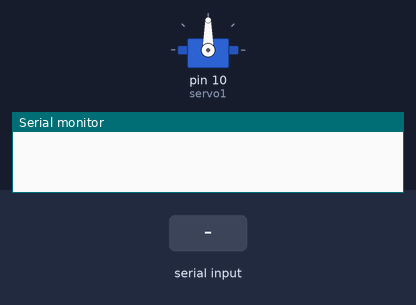
The sketch below on a simulated Arduino Uno, built with avr-gcc and run on an emulated ATmega328P. Parts: servo, the last lines printed to the serial monitor. The inputs (shaded band) are chosen by the test bench.

Above: at 1.2 s.
1.3 s: "1" received over the second serial link
At 2.4 s:
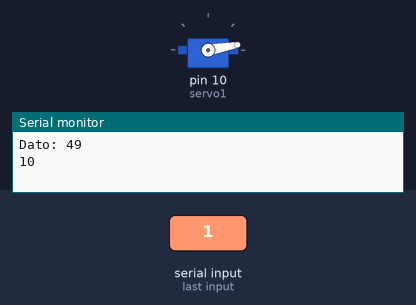
2.8 s: "1" received over the second serial link
At 3.5 s:
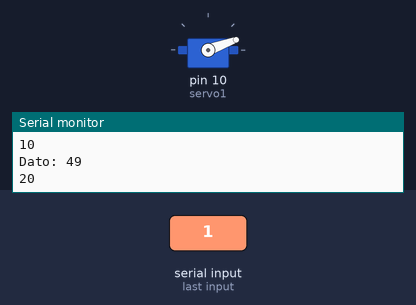
4.3 s: "2" received over the second serial link
At 5.3 s:
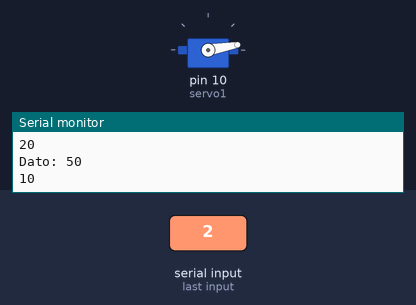
Timing chart, 0 to 7.3 s (numbered marks = the images above; inputs shaded):
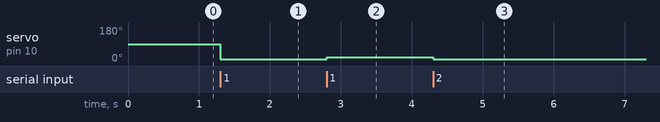

Measured:
- after the input at 1.3 s, servo on pin 10 (servo1): 90° → 10° at once
- after the input at 2.8 s, servo on pin 10 (servo1): 10° → 20° at once
- after the input at 4.3 s, servo on pin 10 (servo1): 20° → 10° at once

The sketch:

BluetoothBasico2.ino
```cpp
#include <SoftwareSerial.h>
#include <Servo.h>


SoftwareSerial BT(13,12);
int pos = 0;
Servo servo1;

void setup() {
  BT.begin(9600);       // Inicializamos el puerto serie BT que hemos creado
  Serial.begin(9600);   // Inicializamos  el puerto serie
    servo1.attach(10);//pinza
}

void loop() {
  if(BT.available()){  // lectura de dato desde la app
    int DATO=BT.read();

    Serial.print("Dato: ");
    Serial.println(DATO);

    if (DATO == '1'){
      pos = pos + 10;
        servo1.write(pos);
      Serial.println(pos);
      //BT.write(pos);

      BT.println(pos);
    }
    if (DATO == '2'){
      pos = pos - 10;
      servo1.write(pos);
      Serial.println(pos);
      BT.print("Posicion actual:");
      BT.println(pos);
      }
    }

  }
```
